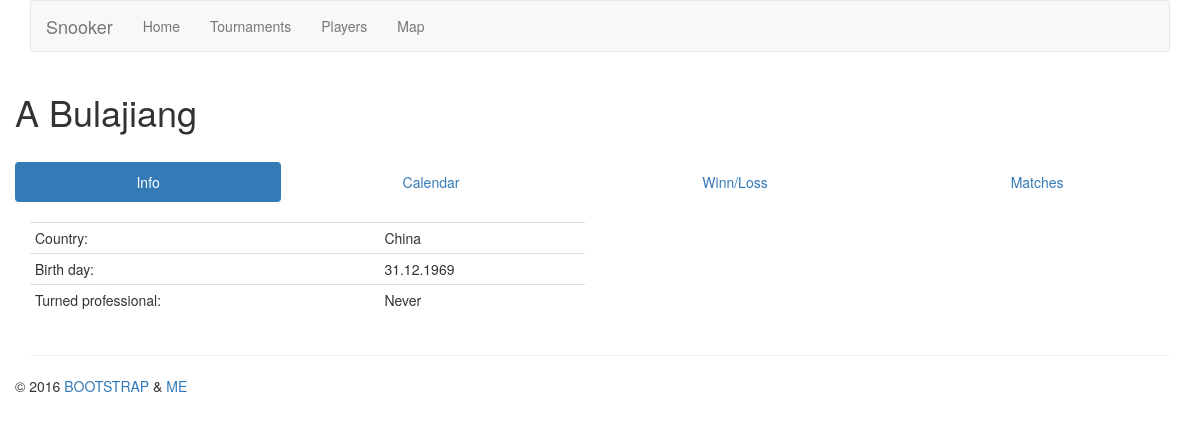
The page /player/388/ on the database its author committed.
### tables this page shows
CREATE TABLE players (
                id integer primary key,
                name text,
                birthdate integer,
                country text,
                professional text);

### main.py (the view)
@app.route('/player/<id>/')
def player(id):
    cur = g.db.cursor()
    cur.execute("SELECT name, country, birthdate, professional FROM players WHERE id=?", (id,))
    player = cur.fetchone()
    if player is None:
        return render_template('error.html', msg=("Player " + id + " doesn't exists."))
    info  = {
        'id': id,
        'name': player[0],
        'country': player[1],
        'birth': stamp2text(player[2]),
        'professional': player[3]
    }
    cur.execute('SELECT m.score1,m.score2,m.player1,m.player2,p1.name,p2.name,m.bestof,m.walkover,m.round, r.name, t.id, t.name,m.date FROM matches as m, players as p1, players as p2, rounds as r, tournaments as t WHERE m.player1 = p1.id AND m.player2 = p2.id AND m.round = r.id AND r.tournament = t.id AND (m.player1 = ? OR m.player2 = ?) ORDER BY t.name DESC;', (id, id))
    matches = cur.fetchall()
    cur.execute("SELECT id,name,roundorder FROM rounds WHERE tournament = ? ORDER BY roundorder ASC;", (id,))
    rounds = cur.fetchall()
    results = []
    last_tid = -1
    last_rid = -1
    times = []
    for score1, score2, id1, id2, player1, player2, bestof, walkover, round, round_name, t_id, t_name, date in matches:
        if t_id != last_tid:
            last_tid = t_id
            results.append({
                'name': t_name,
                'id': t_id,
                'rounds': []
            })
            last_rid =-1
        if round != last_rid:
            results[-1]['rounds'].append({
                'name': round_name,
                'matches': []
            })
        results[-1]['rounds'][-1]['matches'].append({
            'score1': score1,
            'score2': score2,
            'id1': id1,
            'id2': id2,
            'player1': player1,
            'player2': player2,
            'bestof': bestof,
            'walkover': walkover
        })
        times.append(date)
    days,n_years = get_days(times)
    return render_template('player.html', info=info, results=results, days=days, n_years=n_years)

### main.py (called while the page is built, shortened)
def connect_db():
    return sqlite3.connect('db.sqlite3')

@app.before_request
def before_request():
    g.db = connect_db()

@app.teardown_request
def teardown_request(exception):
    db = getattr(g, 'db', None)
    if db is not None:
        db.close()

def stamp2text(time):
    return datetime.datetime.fromtimestamp(int(time)).strftime('%d.%m.%Y')

def get_days(times):
    days = {}
    years = set()
    for time in times:
        if time == 'NULL':
            continue
    res = []
    for k,v in days.items():
        res.append([k[0],k[1],k[2],v])
    return res, len(years)

### templates/player.html (shortened to what this page needs)
{% extends "layout.html" %}
{% block head %}
    {{ super() }}
{% endblock %}
{% block content %}
    <h1>{{ info.name }}</h1></br>
    <div class="tabbable">
        <ul class="nav nav-pills nav-justified">
            <li role="presentation" class="active"><a data-toggle="tab" href="#info">Info</a></li>
            <li role="presentation"><a id="caltab" data-toggle="tab" href="#calendar">Calendar</a></li>
            <li role="presentation"><a id="winnlosstab" data-toggle="tab" href="#winnloss">Winn/Loss</a></li>
            <li role="presentation"><a data-toggle="tab" href="#matches">Matches</a></li>
        </ul>
        <div class="tab-content">
            <div id="info" class="tab-pane fade in active">
                <br/>
                <div class="table-responsive col-md-6">
                    <table class="table table-condensed">
                        <tr>
                            <td>Country:</td>
                            <td> {{ info.country }}</td>
                        </tr>
                        <tr>
                            <td>Birth day:</td>
                            <td>{{ info.birth }}</td>
                        </tr>
                        <tr>
                            <td>Turned professional:</td>
                            <td>{{ info.professional }}</td>
                        </tr>
                    </table>
                </div>
            </div>
        </div>
    </div>
{% endblock %}

### rows shown on the page
players: name "A Bulajiang", country "China", professional "Never"

### other values the page prints
{{ info.birth }} "31.12.1969"
